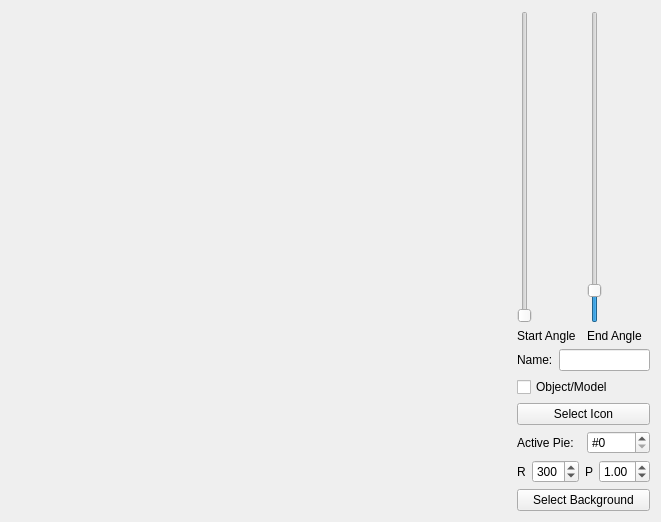
<?xml version="1.0" encoding="UTF-8"?>
<ui version="4.0">
 <class>PiePlateTest</class>
 <widget class="QWidget" name="PiePlateTest">
  <property name="geometry">
   <rect>
    <x>0</x>
    <y>0</y>
    <width>651</width>
    <height>508</height>
   </rect>
  </property>
  <property name="windowTitle">
   <string>Form</string>
  </property>
  <layout class="QHBoxLayout" name="horizontalLayout_3">
   <item>
    <widget class="GraphWidget" name="graphWidget" native="true">
     <property name="minimumSize">
      <size>
       <width>500</width>
       <height>500</height>
      </size>
     </property>
    </widget>
   </item>
   <item>
    <layout class="QVBoxLayout" name="verticalLayout_4">
     <item>
      <layout class="QHBoxLayout" name="horizontalLayout_2">
       <item>
        <layout class="QVBoxLayout" name="verticalLayout">
         <item>
          <widget class="QSlider" name="startAngleSlider">
           <property name="maximum">
            <number>360</number>
           </property>
           <property name="orientation">
            <enum>Qt::Vertical</enum>
           </property>
          </widget>
         </item>
         <item>
          <widget class="QLabel" name="label">
           <property name="text">
            <string>Start Angle</string>
           </property>
          </widget>
         </item>
        </layout>
       </item>
       <item>
        <layout class="QVBoxLayout" name="verticalLayout_2">
         <item>
          <widget class="QSlider" name="endAngleSlider">
           <property name="maximum">
            <number>360</number>
           </property>
           <property name="value">
            <number>30</number>
           </property>
           <property name="orientation">
            <enum>Qt::Vertical</enum>
           </property>
          </widget>
         </item>
         <item>
          <widget class="QLabel" name="label_2">
           <property name="text">
            <string>End Angle</string>
           </property>
          </widget>
         </item>
        </layout>
       </item>
      </layout>
     </item>
     <item>
      <layout class="QVBoxLayout" name="verticalLayout_3">
       <item>
        <layout class="QHBoxLayout" name="horizontalLayout">
         <item>
          <widget class="QLabel" name="label_3">
           <property name="text">
            <string>Name:</string>
           </property>
          </widget>
         </item>
         <item>
          <widget class="QLineEdit" name="nameEdit"/>
         </item>
        </layout>
       </item>
       <item>
        <widget class="QCheckBox" name="modelSwitch">
         <property name="text">
          <string>Object/Model</string>
         </property>
        </widget>
       </item>
       <item>
        <widget class="QPushButton" name="imageSelector">
         <property name="text">
          <string>Select Icon</string>
         </property>
        </widget>
       </item>
       <item>
        <layout class="QHBoxLayout" name="horizontalLayout_4">
         <item>
          <widget class="QLabel" name="label_4">
           <property name="text">
            <string>Active Pie:</string>
           </property>
          </widget>
         </item>
         <item>
          <widget class="QSpinBox" name="pieSelector">
           <property name="prefix">
            <string>#</string>
           </property>
           <property name="maximum">
            <number>12</number>
           </property>
          </widget>
         </item>
        </layout>
       </item>
       <item>
        <layout class="QHBoxLayout" name="horizontalLayout_5">
         <item>
          <widget class="QLabel" name="label_5">
           <property name="text">
            <string>R</string>
           </property>
          </widget>
         </item>
         <item>
          <widget class="QSpinBox" name="radiusSpin">
           <property name="minimum">
            <number>100</number>
           </property>
           <property name="maximum">
            <number>600</number>
           </property>
           <property name="singleStep">
            <number>20</number>
           </property>
           <property name="value">
            <number>300</number>
           </property>
          </widget>
         </item>
         <item>
          <widget class="QLabel" name="label_6">
           <property name="text">
            <string>P</string>
           </property>
          </widget>
         </item>
         <item>
          <widget class="QDoubleSpinBox" name="ratioSpin">
           <property name="minimum">
            <double>0.000000000000000</double>
           </property>
           <property name="maximum">
            <double>2.000000000000000</double>
           </property>
           <property name="singleStep">
            <double>0.100000000000000</double>
           </property>
           <property name="value">
            <double>1.000000000000000</double>
           </property>
          </widget>
         </item>
        </layout>
       </item>
      </layout>
     </item>
     <item>
      <widget class="QPushButton" name="bgSelector">
       <property name="text">
        <string>Select Background</string>
       </property>
      </widget>
     </item>
    </layout>
   </item>
  </layout>
 </widget>
 <customwidgets>
  <customwidget>
   <class>GraphWidget</class>
   <extends>QWidget</extends>
   <header location="global">graphwidget.h</header>
   <container>1</container>
  </customwidget>
 </customwidgets>
 <resources/>
 <connections/>
</ui>
